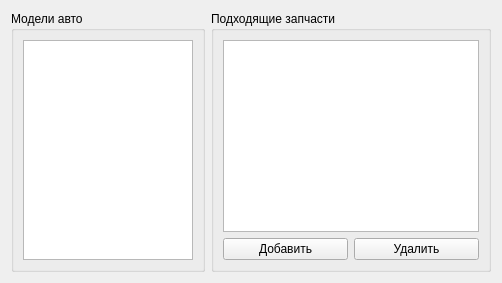
      <widget class="QWidget" name="page_cardetails">
       <layout class="QHBoxLayout" name="horizontalLayout_10">
        <item>
         <widget class="QGroupBox" name="groupBox_13">
          <property name="maximumSize">
           <size>
            <width>194</width>
            <height>16777215</height>
           </size>
          </property>
          <property name="title">
           <string>Модели авто</string>
          </property>
          <layout class="QGridLayout" name="gridLayout_29">
           <item row="0" column="0" colspan="2">
            <widget class="QListView" name="carListView_2"/>
           </item>
          </layout>
         </widget>
        </item>
        <item>
         <widget class="QGroupBox" name="groupBox_14">
          <property name="title">
           <string>Подходящие запчасти</string>
          </property>
          <layout class="QGridLayout" name="gridLayout_30">
           <item row="1" column="0">
            <widget class="QPushButton" name="carDetailAddButton">
             <property name="text">
              <string>Добавить</string>
             </property>
            </widget>
           </item>
           <item row="1" column="1">
            <widget class="QPushButton" name="carDetailDeleteButton">
             <property name="text">
              <string>Удалить</string>
             </property>
            </widget>
           </item>
           <item row="0" column="0" colspan="2">
            <widget class="QTableView" name="carDetailListView"/>
           </item>
          </layout>
         </widget>
        </item>
       </layout>
      </widget>
